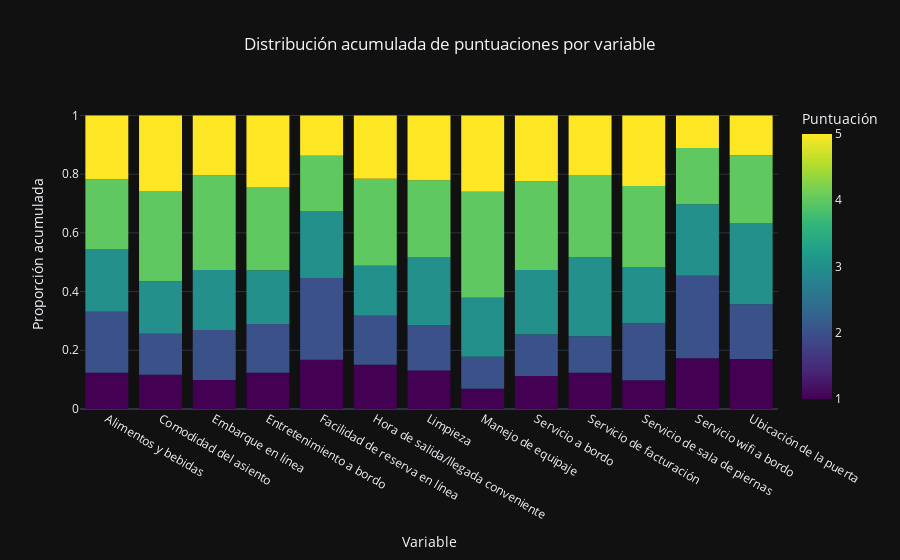

Write notebook code for a chart like this one.
### Markdown cell above
Podemos además fijarnos en las puntuaciones más bajas y altas por cada variable con un gráfico de barras acumulado.

### Code cell
import pandas as pd
import plotly.express as px

# --- 1️⃣ Reestructurar el DataFrame ---
# (Asegúrate de excluir cualquier columna que no sea numérica de puntuaciones)
df_long = df_1.melt(var_name='Variable', value_name='Puntuación')

# --- 2️⃣ Calcular frecuencias y proporciones ---
freq_table = (
    df_long
    .groupby(['Variable', 'Puntuación'])
    .size()
    .reset_index(name='Frecuencia')
)

# Usamos transform para conservar el índice
freq_table['Proporción'] = freq_table.groupby('Variable')['Frecuencia'].transform(lambda x: x / x.sum())

# --- 3️⃣ Crear el gráfico acumulado ---
fig = px.bar(
    freq_table,
    x='Variable',
    y='Proporción',
    color='Puntuación',
    title="Distribución acumulada de puntuaciones por variable",
    template='plotly_dark',
    color_continuous_scale='Viridis'
)

# --- 4️⃣ Personalizar ---
fig.update_layout(
    barmode='stack',
    xaxis_title="Variable",
    yaxis_title="Proporción acumulada",
    hovermode='x unified',
    title_x=0.5
)

fig.update_traces(marker=dict(line=dict(width=0)))

fig.show()

### Figure 1 — Plotly figure (JSON) as saved in the notebook; plotly's stock layout.template omitted (floating-point values rounded to 4 significant figures)
{"data": [{"hovertemplate": "Variable=%{x}<br>Proporción=%{y}<br>Puntuación=%{marker.color}<extra></extra>", "legendgroup": "", "marker": {"color": [1, 2, 3, 4, 5, 1, 2, 3, 4, 5, 1, 2, 3, 4, 5, 1, 2, 3, 4, 5, 1, 2, 3, 4, 5, 1, 2, 3, 4, 5, 1, 2, 3, 4, 5, 1, 2, 3, 4, 5, 1, 2, 3, 4, 5, 1, 2, 3, 4, 5, 1, 2, 3, 4, 5, 1, 2, 3, 4, 5, 1, 2, 3, 4, 5], "coloraxis": "coloraxis", "line": {"width": 0}, "pattern": {"shape": ""}}, "name": "", "orientation": "v", "showlegend": false, "textposition": "auto", "type": "bar", "x": ["Alimentos y bebidas", "Alimentos y bebidas", "Alimentos y bebidas", "Alimentos y bebidas", "Alimentos y bebidas", "Comodidad del asiento", "Comodidad del asiento", "Comodidad del asiento", "Comodidad del asiento", "Comodidad del asiento", "Embarque en línea", "Embarque en línea", "Embarque en línea", "Embarque en línea", "Embarque en línea", "Entretenimiento a bordo", "Entretenimiento a bordo", "Entretenimiento a bordo", "Entretenimiento a bordo", "Entretenimiento a bordo", "Facilidad de reserva en línea", "Facilidad de reserva en línea", "Facilidad de reserva en línea", "Facilidad de reserva en línea", "Facilidad de reserva en línea", "Hora de salida/llegada conveniente", "Hora de salida/llegada conveniente", "Hora de salida/llegada conveniente", "Hora de salida/llegada conveniente", "Hora de salida/llegada conveniente", "Limpieza", "Limpieza", "Limpieza", "Limpieza", "Limpieza", "Manejo de equipaje", "Manejo de equipaje", "Manejo de equipaje", "Manejo de equipaje", "Manejo de equipaje", "Servicio a bordo", "Servicio a bordo", "Servicio a bordo", "Servicio a bordo", "Servicio a bordo", "Servicio de facturación", "Servicio de facturación", "Servicio de facturación", "Servicio de facturación", "Servicio de facturación", "Servicio de sala de piernas", "Servicio de sala de piernas", "Servicio de sala de piernas", "Servicio de sala de piernas", "Servicio de sala de piernas", "Servicio wifi a bordo", "Servicio wifi a bordo", "Servicio wifi a bordo", "Servicio wifi a bordo", "Servicio wifi a bordo", "Ubicación de la puerta", "Ubicación de la puerta", "Ubicación de la puerta", "Ubicación de la puerta", "Ubicación de la puerta"], "xaxis": "x", "y": [0.1237, 0.2077, 0.2115, 0.2398, 0.2173, 0.1168, 0.1398, 0.1783, 0.3076, 0.2575, 0.0989, 0.1705, 0.2045, 0.3218, 0.2043, 0.1231, 0.1667, 0.1827, 0.2838, 0.2437, 0.1679, 0.2781, 0.2288, 0.1876, 0.1376, 0.1506, 0.1672, 0.1698, 0.297, 0.2154, 0.1313, 0.1533, 0.2335, 0.2615, 0.2205, 0.06895, 0.1094, 0.2009, 0.361, 0.2597, 0.1122, 0.1413, 0.2198, 0.3017, 0.225, 0.1239, 0.1235, 0.2697, 0.2802, 0.2026, 0.09786, 0.1931, 0.1909, 0.2781, 0.2401, 0.1728, 0.2811, 0.2432, 0.1918, 0.1111, 0.1705, 0.1862, 0.2749, 0.2325, 0.1359], "yaxis": "y"}], "layout": {"barmode": "stack", "coloraxis": {"colorbar": {"title": {"text": "Puntuación"}}, "colorscale": [[0, "#440154"], [0.1111, "#482878"], [0.2222, "#3e4989"], [0.3333, "#31688e"], [0.4444, "#26828e"], [0.5556, "#1f9e89"], [0.6667, "#35b779"], [0.7778, "#6ece58"], [0.8889, "#b5de2b"], [1, "#fde725"]]}, "hovermode": "x unified", "legend": {"tracegroupgap": 0}, "title": {"text": "Distribución acumulada de puntuaciones por variable", "x": 0.5}, "xaxis": {"anchor": "y", "domain": [0, 1], "title": {"text": "Variable"}}, "yaxis": {"anchor": "x", "domain": [0, 1], "title": {"text": "Proporción acumulada"}}}}
